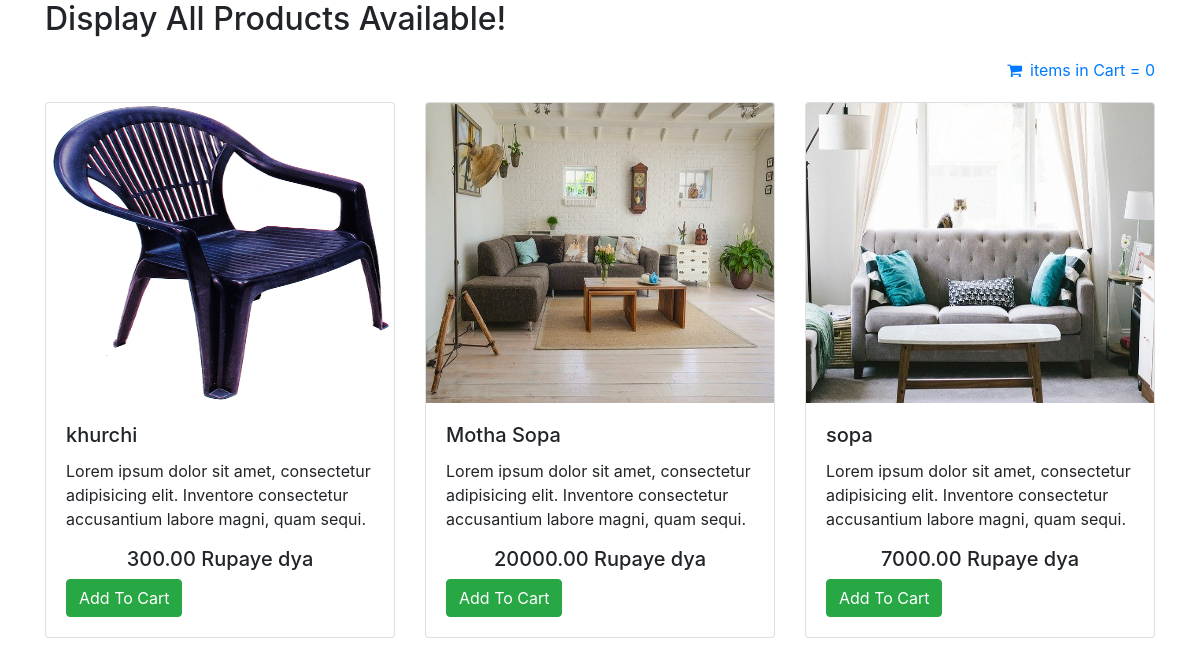
Screenshot of /index.php/products with the database file from the repository.
### tables this page shows
CREATE TABLE `products` (
  `id` int(11) NOT NULL,
  `image` varchar(50) NOT NULL,
  `name` varchar(50) NOT NULL,
  `description` text NOT NULL,
  `price` float(10,2) NOT NULL,
  `created_at` datetime NOT NULL DEFAULT CURRENT_TIMESTAMP,
  `modified_at` datetime NOT NULL DEFAULT CURRENT_TIMESTAMP ON UPDATE CURRENT_TIMESTAMP,
  `status` enum('1','0') NOT NULL DEFAULT '1'
);

### application/controllers/Products.php (called while the page is built, shortened)
<?php
class Products extends CI_Controller {
	public function index()
	{
		$data['title'] = 'Display All Products Available!';
		$data['my_products'] = $this->Products_model->get_all_prod();
		$this->load->view('view_products', $data);
	}
}

### index.php (called while the page is built, shortened)
<?php
require_once BASEPATH.'core/CodeIgniter.php';

### application/models/Products_model.php (called while the page is built, shortened)
<?php
class Products_model extends CI_Model{
	public function get_all_prod($id = ''){
		$this->db->select('*');
		$this->db->from('products');
		$this->db->where('status','1');
		if($id){
			$this->db->where('id', $id);
			$sql = $this->db->get();
			$result = $sql->row_array();
		}
		else{
			$this->db->order_by('name', 'asc');
			$sql = $this->db->get();
			$result = $sql->result_array();
		}
		return !empty($result)?$result:false;
	}
}
?>

### application/views/view_products.php (the view, shortened to what this page needs)
<!DOCTYPE html>
<html lang="en">
<head>
	<link rel="stylesheet" href="<?= base_url('assets/css/bootstrap.min.css');?>" >
	<link rel="stylesheet" href="https://cdnjs.cloudflare.com/ajax/libs/font-awesome/4.7.0/css/font-awesome.min.css">
</head>
<body>
	<div class="container">
		<h2><?= $title;?></h2>
		<a href="<?= base_url('cart'); ?>" title="View Cart" class="d-block text-right my-2 py-2"><span class="fa fa-shopping-cart p-2"></span>items in Cart = <?= $this->cart->total_items(); ?></a>
		<div class="row">
			<?php
			if(!empty($my_products)){
			foreach($my_products as $key): ?>
				<div class="col-md-4">
					<div class="card" style="width: 100%;">
					  	<img class="card-img-top" src="<?= base_url('assets/images/'.$key['image']); ?>" alt="Card image cap" height="300">
						<div class="card-body">
						    <h5 class="card-title"><?= $key['name']; ?></h5>
						    <p class="card-text"><?= $key['description']; ?></p>
						    <h5 class="text-center"><?= $key['price']; ?> Rupaye dya</h5>
						    <a href="<?= base_url('Products/addtocart/'.$key['id']); ?>" class="btn btn-success text-center">Add To Cart</a>
						</div>
					</div>
				</div>
			<?php endforeach; }else{ ?>
				<div class="col-md-12">
					<h3>No Products Avilable to show!!</h3>
				</div>
			<?php } ?>
		</div>
	</div>
</body>
</html>

### rows the page displays
products: image (picture), name "khurchi", description "Lorem ipsum dolor sit amet, consectetur adipisicing elit. Inventore consectetur accusantium labore magni, quam sequi.", price "300.00"
products: image (picture), name "Motha Sopa", description "Lorem ipsum dolor sit amet, consectetur adipisicing elit. Inventore consectetur accusantium labore magni, quam sequi.", price "20000.00"
products: image (picture), name "sopa", description "Lorem ipsum dolor sit amet, consectetur adipisicing elit. Inventore consectetur accusantium labore magni, quam sequi.", price "7000.00"

### other values shown
$title "Display All Products Available!"
$this->cart->total_items() "0"
